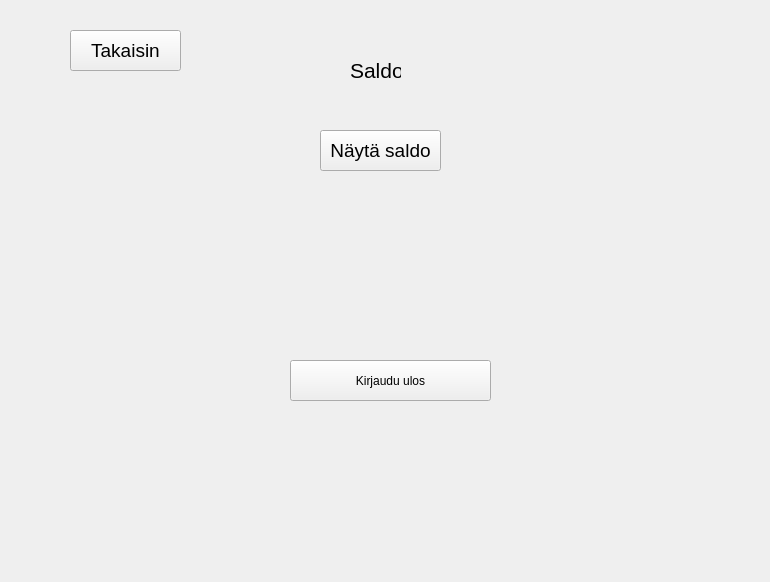
<?xml version="1.0" encoding="UTF-8"?>
<ui version="4.0">
 <class>balance</class>
 <widget class="QWidget" name="balance">
  <property name="geometry">
   <rect>
    <x>0</x>
    <y>0</y>
    <width>770</width>
    <height>582</height>
   </rect>
  </property>
  <property name="windowTitle">
   <string>Form</string>
  </property>
  <widget class="QPushButton" name="btnbalance">
   <property name="geometry">
    <rect>
     <x>320</x>
     <y>130</y>
     <width>121</width>
     <height>41</height>
    </rect>
   </property>
   <property name="font">
    <font>
     <pointsize>14</pointsize>
    </font>
   </property>
   <property name="text">
    <string>Näytä saldo</string>
   </property>
  </widget>
  <widget class="QLabel" name="label">
   <property name="geometry">
    <rect>
     <x>350</x>
     <y>60</y>
     <width>51</width>
     <height>21</height>
    </rect>
   </property>
   <property name="font">
    <font>
     <pointsize>16</pointsize>
    </font>
   </property>
   <property name="text">
    <string>Saldo</string>
   </property>
  </widget>
  <widget class="QPushButton" name="btnClose">
   <property name="geometry">
    <rect>
     <x>290</x>
     <y>360</y>
     <width>201</width>
     <height>41</height>
    </rect>
   </property>
   <property name="styleSheet">
    <string notr="true">color: rgb(0, 0, 0);
font: 14pt &quot;MS Shell Dlg 2&quot;;</string>
   </property>
   <property name="text">
    <string>Kirjaudu ulos</string>
   </property>
  </widget>
  <widget class="QPushButton" name="btnBack">
   <property name="geometry">
    <rect>
     <x>70</x>
     <y>30</y>
     <width>111</width>
     <height>41</height>
    </rect>
   </property>
   <property name="font">
    <font>
     <pointsize>14</pointsize>
    </font>
   </property>
   <property name="text">
    <string>Takaisin</string>
   </property>
  </widget>
  <widget class="QLabel" name="labelBalance">
   <property name="geometry">
    <rect>
     <x>250</x>
     <y>210</y>
     <width>261</width>
     <height>51</height>
    </rect>
   </property>
   <property name="font">
    <font>
     <pointsize>14</pointsize>
    </font>
   </property>
   <property name="text">
    <string/>
   </property>
  </widget>
 </widget>
 <resources/>
 <connections/>
</ui>
